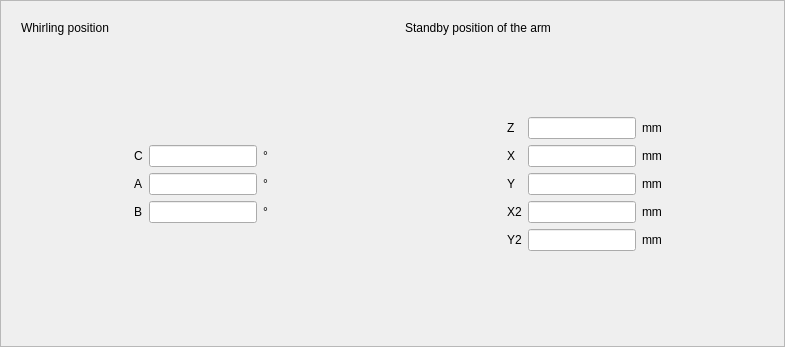
<?xml version="1.0" encoding="UTF-8"?>
<ui version="4.0">
 <class>ICStandbySettingFrame</class>
 <widget class="QFrame" name="ICStandbySettingFrame">
  <property name="geometry">
   <rect>
    <x>0</x>
    <y>0</y>
    <width>785</width>
    <height>347</height>
   </rect>
  </property>
  <property name="windowTitle">
   <string>Frame</string>
  </property>
  <property name="frameShape">
   <enum>QFrame::StyledPanel</enum>
  </property>
  <property name="frameShadow">
   <enum>QFrame::Raised</enum>
  </property>
  <layout class="QGridLayout" name="gridLayout_3">
   <item row="0" column="0">
    <widget class="QWidget" name="widget" native="true">
     <layout class="QGridLayout" name="gridLayout">
      <item row="0" column="0" colspan="5">
       <widget class="QLabel" name="label">
        <property name="text">
         <string>Whirling position</string>
        </property>
       </widget>
      </item>
      <item row="1" column="2">
       <spacer name="verticalSpacer_2">
        <property name="orientation">
         <enum>Qt::Vertical</enum>
        </property>
        <property name="sizeHint" stdset="0">
         <size>
          <width>20</width>
          <height>91</height>
         </size>
        </property>
       </spacer>
      </item>
      <item row="2" column="1">
       <widget class="QLabel" name="label_3">
        <property name="text">
         <string>C</string>
        </property>
       </widget>
      </item>
      <item row="2" column="2">
       <widget class="QLineEdit" name="cWhirlingPositionLineEdit"/>
      </item>
      <item row="2" column="3">
       <widget class="QLabel" name="label_6">
        <property name="text">
         <string>°</string>
        </property>
       </widget>
      </item>
      <item row="3" column="0">
       <spacer name="horizontalSpacer_2">
        <property name="orientation">
         <enum>Qt::Horizontal</enum>
        </property>
        <property name="sizeHint" stdset="0">
         <size>
          <width>66</width>
          <height>20</height>
         </size>
        </property>
       </spacer>
      </item>
      <item row="3" column="1">
       <widget class="QLabel" name="label_4">
        <property name="text">
         <string>A</string>
        </property>
       </widget>
      </item>
      <item row="3" column="2">
       <widget class="QLineEdit" name="aWhirlingPositionLineEdit"/>
      </item>
      <item row="3" column="3">
       <widget class="QLabel" name="label_7">
        <property name="text">
         <string>°</string>
        </property>
       </widget>
      </item>
      <item row="3" column="4">
       <spacer name="horizontalSpacer">
        <property name="orientation">
         <enum>Qt::Horizontal</enum>
        </property>
        <property name="sizeHint" stdset="0">
         <size>
          <width>66</width>
          <height>20</height>
         </size>
        </property>
       </spacer>
      </item>
      <item row="4" column="1">
       <widget class="QLabel" name="label_5">
        <property name="text">
         <string>B</string>
        </property>
       </widget>
      </item>
      <item row="4" column="2">
       <widget class="QLineEdit" name="bWhirlingPositionLineEdit"/>
      </item>
      <item row="4" column="3">
       <widget class="QLabel" name="label_8">
        <property name="text">
         <string>°</string>
        </property>
       </widget>
      </item>
      <item row="5" column="2">
       <spacer name="verticalSpacer">
        <property name="orientation">
         <enum>Qt::Vertical</enum>
        </property>
        <property name="sizeHint" stdset="0">
         <size>
          <width>20</width>
          <height>91</height>
         </size>
        </property>
       </spacer>
      </item>
     </layout>
    </widget>
   </item>
   <item row="0" column="1">
    <widget class="QWidget" name="widget_2" native="true">
     <layout class="QGridLayout" name="gridLayout_2">
      <item row="0" column="0" colspan="5">
       <widget class="QLabel" name="label_2">
        <property name="text">
         <string>Standby position of the arm</string>
        </property>
       </widget>
      </item>
      <item row="1" column="2">
       <spacer name="verticalSpacer_3">
        <property name="orientation">
         <enum>Qt::Vertical</enum>
        </property>
        <property name="sizeHint" stdset="0">
         <size>
          <width>20</width>
          <height>65</height>
         </size>
        </property>
       </spacer>
      </item>
      <item row="2" column="1">
       <widget class="QLabel" name="label_10">
        <property name="text">
         <string>Z</string>
        </property>
       </widget>
      </item>
      <item row="2" column="2">
       <widget class="QLineEdit" name="zArmStandbyPositionLineEdit"/>
      </item>
      <item row="2" column="3">
       <widget class="QLabel" name="label_9">
        <property name="text">
         <string>mm</string>
        </property>
       </widget>
      </item>
      <item row="3" column="1">
       <widget class="QLabel" name="label_12">
        <property name="text">
         <string>X</string>
        </property>
       </widget>
      </item>
      <item row="3" column="2">
       <widget class="QLineEdit" name="xArmStandbyPositionLineEdit"/>
      </item>
      <item row="3" column="3">
       <widget class="QLabel" name="label_11">
        <property name="text">
         <string>mm</string>
        </property>
       </widget>
      </item>
      <item row="4" column="0">
       <spacer name="horizontalSpacer_3">
        <property name="orientation">
         <enum>Qt::Horizontal</enum>
        </property>
        <property name="sizeHint" stdset="0">
         <size>
          <width>58</width>
          <height>20</height>
         </size>
        </property>
       </spacer>
      </item>
      <item row="4" column="1">
       <widget class="QLabel" name="label_14">
        <property name="text">
         <string>Y</string>
        </property>
       </widget>
      </item>
      <item row="4" column="2">
       <widget class="QLineEdit" name="yArmStandbyPositionLineEdit"/>
      </item>
      <item row="4" column="3">
       <widget class="QLabel" name="label_13">
        <property name="text">
         <string>mm</string>
        </property>
       </widget>
      </item>
      <item row="4" column="4">
       <spacer name="horizontalSpacer_4">
        <property name="orientation">
         <enum>Qt::Horizontal</enum>
        </property>
        <property name="sizeHint" stdset="0">
         <size>
          <width>58</width>
          <height>20</height>
         </size>
        </property>
       </spacer>
      </item>
      <item row="5" column="1">
       <widget class="QLabel" name="label_16">
        <property name="text">
         <string>X2</string>
        </property>
       </widget>
      </item>
      <item row="5" column="2">
       <widget class="QLineEdit" name="x2ArmStandbyPositionLineEdit"/>
      </item>
      <item row="5" column="3">
       <widget class="QLabel" name="label_15">
        <property name="text">
         <string>mm</string>
        </property>
       </widget>
      </item>
      <item row="6" column="1">
       <widget class="QLabel" name="label_18">
        <property name="text">
         <string>Y2</string>
        </property>
       </widget>
      </item>
      <item row="6" column="2">
       <widget class="QLineEdit" name="y2ArmStandbyPositionLineEdit"/>
      </item>
      <item row="6" column="3">
       <widget class="QLabel" name="label_17">
        <property name="text">
         <string>mm</string>
        </property>
       </widget>
      </item>
      <item row="7" column="2">
       <spacer name="verticalSpacer_4">
        <property name="orientation">
         <enum>Qt::Vertical</enum>
        </property>
        <property name="sizeHint" stdset="0">
         <size>
          <width>20</width>
          <height>65</height>
         </size>
        </property>
       </spacer>
      </item>
     </layout>
    </widget>
   </item>
  </layout>
 </widget>
 <resources/>
 <connections/>
</ui>
